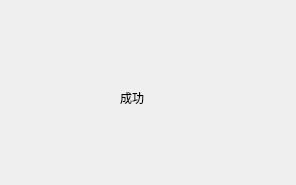
<?xml version="1.0" encoding="UTF-8"?>
<ui version="4.0">
 <class>third</class>
 <widget class="QDialog" name="third">
  <property name="geometry">
   <rect>
    <x>0</x>
    <y>0</y>
    <width>296</width>
    <height>185</height>
   </rect>
  </property>
  <property name="windowTitle">
   <string>Dialog</string>
  </property>
  <widget class="QLabel" name="label">
   <property name="geometry">
    <rect>
     <x>120</x>
     <y>90</y>
     <width>72</width>
     <height>15</height>
    </rect>
   </property>
   <property name="text">
    <string>成功</string>
   </property>
  </widget>
 </widget>
 <resources/>
 <connections/>
</ui>
